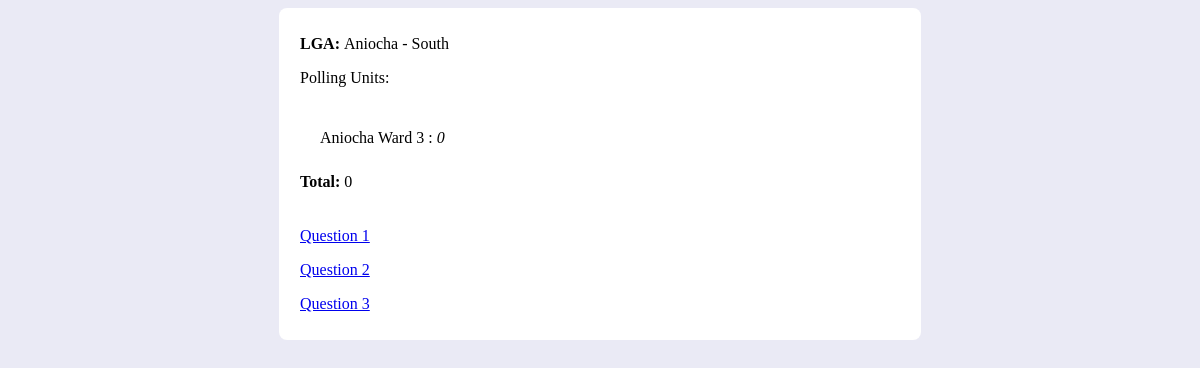
Screenshot of /polls/lga-result/2/ with the database file from the repository.
### polls/models.py (models this page shows, shortened)
class LGA(models.Model):
    uniqueid = models.AutoField(primary_key=True)
    lga_id = models.IntegerField()
    lga_name = models.CharField(max_length=50)
    state_id = models.CharField(max_length=50)
    lga_description = models.TextField()
    entered_by_user = models.CharField(max_length=50)
    date_entered = models.DateTimeField()
    user_ip_address = models.CharField(max_length=50)
    class Meta:
        db_table = "lga"

class PollingUnit(models.Model):
    uniqueid = models.AutoField(primary_key=True)
    polling_unit_id = models.IntegerField()
    ward_id = models.IntegerField()
    lga_id = models.IntegerField()
    uniquewardid = models.IntegerField(null=True)
    polling_unit_number = models.CharField(max_length=50, null=True)
    polling_unit_name = models.CharField(max_length=50, null=True)
    polling_unit_description = models.TextField(null=True)
    lat = models.CharField(max_length=255, null=True)
    long = models.CharField(max_length=255, null=True)
    entered_by_user = models.CharField(max_length=50, null=True)
    date_entered = models.DateTimeField(null=True)
    user_ip_address = models.CharField(max_length=50, null=True)
    class Meta:
        db_table = "polling_unit"

### polls/views.py (the view)
# urls.py: path("lga-result/<int:pk>/", views.LGAResultView.as_view(), name="lga-result" ),
class LGAResultView(ListView):
    model = PollingUnit
    queryset = PollingUnit.objects.all()
    template_name = "polls/lga_result.html"
    def get_queryset(self) -> QuerySet:
        query = super().get_queryset()
        lga = self.kwargs.get("pk", None)
        self.lga = lga
        if lga:
            query = query.filter(lga_id=lga)
        return query
    def get_context_data(self, **kwargs: Any) -> Dict[str, Any]:
        context = super().get_context_data(**kwargs)
        pus = context.get("pollingunit_list", None)
        total = 0
        result = False
        lga_name = LGA.objects.get(lga_id=self.lga).lga_name
        if pus:
            result = True
            for pu in pus:
                pu.total = 0
                announced_results: QuerySet[
                    AnnouncedPUResults
                ] = AnnouncedPUResults.objects.filter(polling_unit_uniqueid=pu.uniqueid)
                for ar in announced_results:
                    pu.total += ar.party_score
                    total += ar.party_score
        context.update(total=total, lga_name=lga_name, result=result)
        return context

### polls/templates/polls/lga_result.html
{% extends 'index.html' %}
{% block content %}
<div>
{% if result %}
    <p>
    <strong>LGA: </strong> {{ lga_name | title }}
    </p>
    <p>Polling Units:</p>
    <div>
        {% for pu in pollingunit_list %}
        <p>
        {{ pu.polling_unit_name | default_if_none:"No Name" | title }} : <em>{{ pu.total | floatformat:"g"  }}</em>
        </p>
    {% endfor %}
    </div>
    <strong>Total: </strong> {{ total | floatformat:"g"}}
{% else %}
    <div><p>No Results for {{ lga_name }}!</p></div>
{% endif %}
</div>
{% endblock content %}

### static/style.css (style rules this page uses)
body div { margin: auto; width: 640px; background-color: rgb(255, 255, 255); border-radius: 8px; padding: 1px; }
body { background-color: rgb(234, 234, 245); }
body div div { margin-left: 10px; margin-right: 10px; width: auto; padding: 10px; }

### rows the page displays
LGA: lga_name "Aniocha - South"
PollingUnit: polling_unit_name "Aniocha Ward 3", total "0"

### other values shown
{{ total | floatformat:"g" }} "0"
